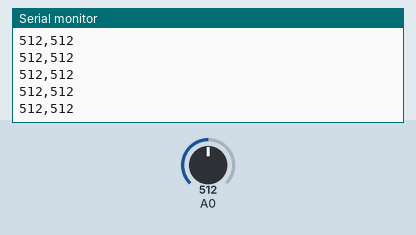
Bench run of a sketch on a simulated Arduino Uno, built with avr-gcc and run on an emulated ATmega328P. Parts: the last lines printed to the serial monitor. Inputs (shaded band) come from the test bench; at power-on: A0 = 512.

Above: at 1.2 s.
1.3 s: A0 set to 985
At 2.0 s:
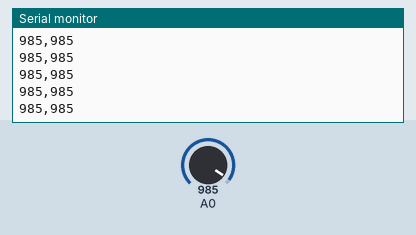
2.8 s: A0 set to 1008
At 3.4 s:
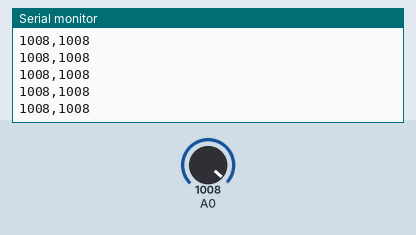
Timing chart, 0 to 5.8 s (numbered marks = the images above; inputs shaded):
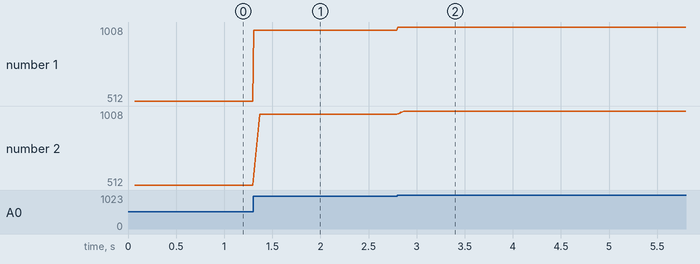

Measured:
- after the input at 1.3 s, the serial monitor: prints a new line at once (image 1)
- after the input at 2.8 s, the serial monitor: prints a new line at once (image 2)
- plotted number 1: 512 → 985 after the input at 1.3 s, 985 → 1008 after the input at 2.8 s
- plotted number 2: 512 → 985 after the input at 1.3 s, 985 → 1008 after the input at 2.8 s

The sketch:

sketch_feb02a.ino
```cpp
#define SIZE 7
int raw_array[SIZE];

void setup() {
  // put your setup code here, to run once:
  Serial.begin(9600);
  int c = 0;
  for (c = 0; c < SIZE; c++) {
    raw_array[c] = analogRead(A0);
    delay(10);
  }
}

void loop() {
  // put your main code here, to run repeatedly:
  int c, raw_ave = 0, raw_sum = 0, raw_value = 0;
  raw_value = analogRead(A0);
  for (c = 0 ; c < SIZE - 1 ; c++) {
    raw_array[c] = raw_array[c + 1];
  }
  raw_array[SIZE - 1] = raw_value;
  for (c = 0 ; c < SIZE ; c++) {
    raw_sum += raw_array[c];
  }
  raw_ave = raw_sum / SIZE;
  Serial.print(raw_value);
  Serial.print(',');
  Serial.println(raw_ave);
  delay(10);
}
```
